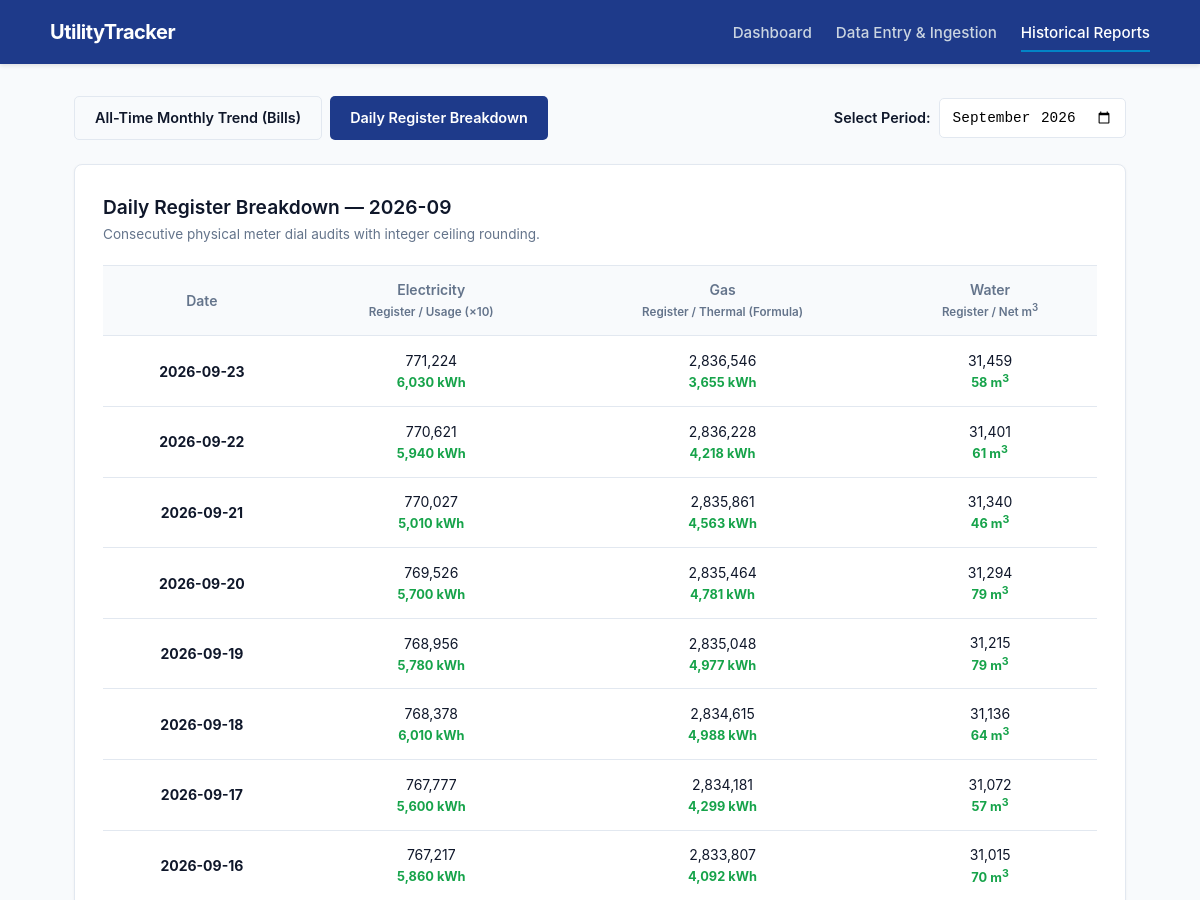
Before: /reports/?view=daily&month=2026-09 (upper part) with the older database file.
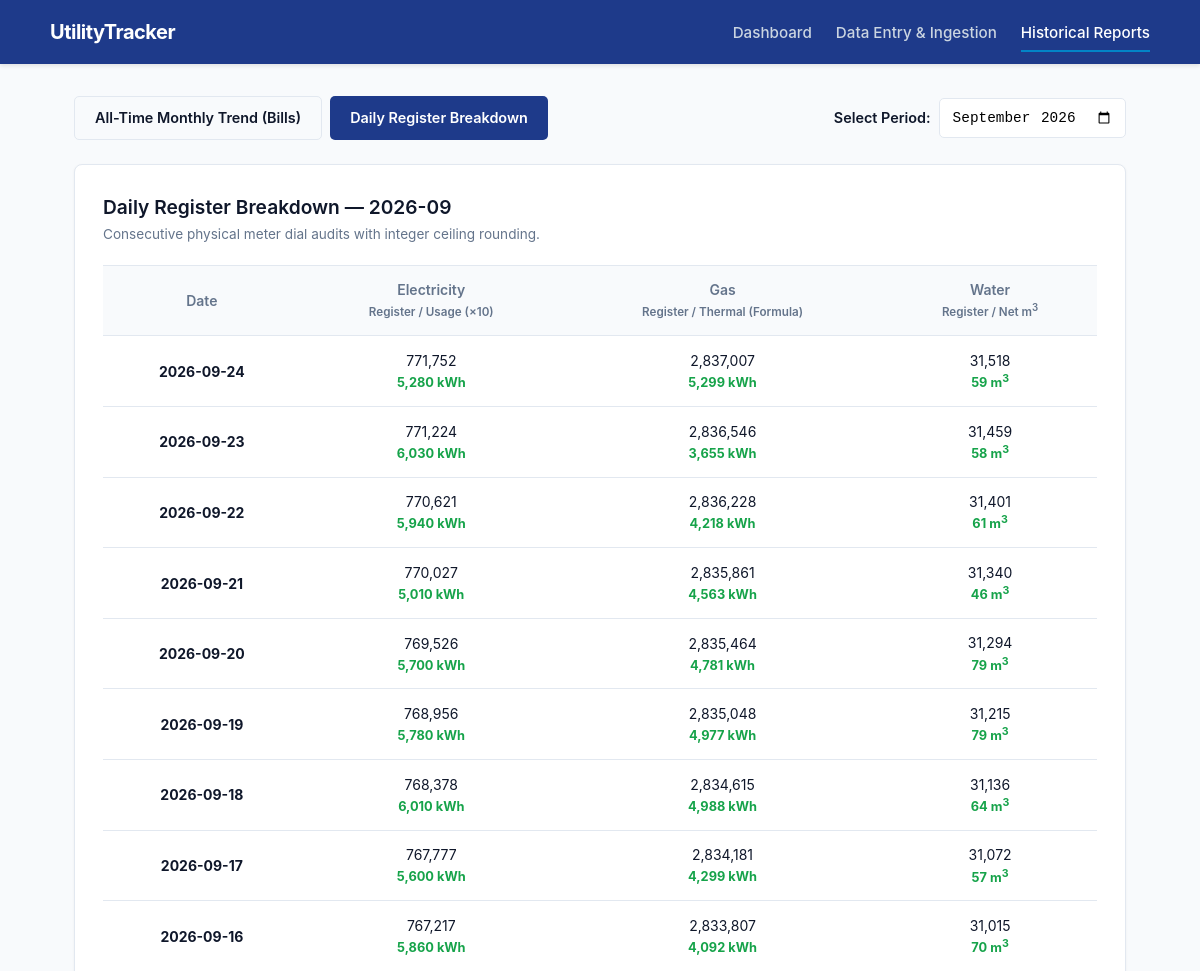
After: the same page with the newer database file.
### utility_app/models.py (models this page shows, shortened)
class UtilityEntry(db.Model):
    id = db.Column(db.Integer, primary_key=True)
    date = db.Column(db.String(50), nullable=False)   # Format: "YYYY-MM-DD"
    electricity = db.Column(db.Float, nullable=False) # Raw cumulative register
    gas = db.Column(db.Float, nullable=False)         # Raw cumulative m³
    water = db.Column(db.Float, nullable=False)       # Raw cumulative m³

### utility_app/blueprints/reports/routes.py (the view)
@reports_bp.route('/')
def index():
    view_type = request.args.get('view', 'monthly')  # 'monthly' or 'daily'
    selected_month = request.args.get('month', '')
    selected_year = request.args.get('year', '')
    daily_records = []
    has_daily_data = False
    if selected_month:
        daily_count = UtilityEntry.query.filter(UtilityEntry.date.startswith(selected_month)).count()
        has_daily_data = daily_count > 0
        if has_daily_data:
            daily_records = get_month_records_with_baseline(selected_month)
            daily_records.reverse()
        else:
            view_type = 'monthly'
    query = MonthlyUtilityBill.query.order_by(MonthlyUtilityBill.month.desc())
    if selected_year:
        query = query.filter(MonthlyUtilityBill.month.startswith(selected_year))
    monthly_bills = query.all()
    available_years = sorted(list(set(b.month[:4] for b in MonthlyUtilityBill.query.all())), reverse=True)
    return render_template(
        'reports/index.html',
        view_type=view_type,
        selected_month=selected_month,
        selected_year=selected_year,
        has_daily_data=has_daily_data,
        daily_entries=daily_records,
        monthly_bills=monthly_bills,
        available_years=available_years
    )

### utility_app/services/calculations.py (called while the page is built)
def get_month_records_with_baseline(selected_month):
    month_entries = UtilityEntry.query.filter(
        UtilityEntry.date.startswith(selected_month)
    ).order_by(UtilityEntry.date.asc()).all()
    if not month_entries:
        return []
    first_date_of_month = month_entries[0].date
    baseline_entry = UtilityEntry.query.filter(
        UtilityEntry.date < first_date_of_month
    ).order_by(UtilityEntry.date.desc()).first()
    combined_query = [baseline_entry] + month_entries if baseline_entry else month_entries
    computed = calculate_deltas(combined_query)
    if baseline_entry:
        return computed[1:]
    return computed

### utility_app/templates/reports/index.html (shortened to what this page needs)
{% extends "base.html" %}
{% block content %}
<div style="display: flex; justify-content: space-between; align-items: center; margin-bottom: 1.5rem; flex-wrap: wrap; gap: 1rem;">
    <div style="display: flex; gap: 0.5rem;">
        <a href="{{ url_for('reports.index', view='monthly', year=selected_year) }}"
           class="btn {% if view_type == 'monthly' %}btn-primary{% else %}btn-outline{% endif %}">
           All-Time Monthly Trend (Bills)
        </a>
        <a href="{{ url_for('reports.index', view='daily', month=selected_month) }}"
           class="btn {% if view_type == 'daily' %}btn-primary{% else %}btn-outline{% endif %}">
           Daily Register Breakdown
        </a>
    </div>
    {% if view_type == 'monthly' %}
    <form method="GET" action="{{ url_for('reports.index') }}" style="display: flex; align-items: center; gap: 0.5rem;">
        <input type="hidden" name="view" value="monthly">
        <label for="year-select" style="margin: 0; font-size: 0.9rem;">Filter Year:</label>
        <select id="year-select" name="year" onchange="this.form.submit()" style="padding: 0.5rem; border: 1px solid var(--border); border-radius: 4px;">
            <option value="">All Historical Years (2005 - 2026)</option>
            {% for yr in available_years %}
                <option value="{{ yr }}" {% if selected_year == yr %}selected{% endif %}>{{ yr }}</option>
            {% endfor %}
        </select>
        {% if selected_year %}
            <a href="{{ url_for('reports.index', view='monthly') }}" class="btn btn-outline" style="padding: 0.4rem 0.8rem; font-size: 0.8rem;">Clear</a>
        {% endif %}
    </form>
    {% else %}
    <form method="GET" action="{{ url_for('reports.index') }}" style="display: flex; align-items: center; gap: 0.5rem;">
        <label for="month-filter" style="margin: 0; font-size: 0.9rem;">Select Period:</label>
        <input type="month" id="month-filter" name="month" value="{{ selected_month }}" onchange="this.form.submit()">
    </form>
    {% endif %}
</div>
{% if view_type == 'monthly' %}
<div class="card">
    <div class="card-header">
        <div class="card-title">Historical Billed Utility Consumption {% if selected_year %}({{ selected_year }}){% endif %}</div>
        <div class="card-subtitle">Aggregated billed statement data. Daily sub-metering is disabled for these macro periods.</div>
    </div>
    <table>
        <thead>
            <tr>
                <th>Billing Cycle</th>
                <th>Electricity Total</th>
                <th>Thermal Gas Total</th>
                <th>Water Volume Total</th>
            </tr>
        </thead>
        <tbody>
            {% for b in monthly_bills %}
            <tr>
                <td>
                    <strong>{{ b.month }}</strong>
                    <br><small style="color: var(--text-muted);">{{ b.start_date }} &rarr; {{ b.end_date }}</small>
                </td>
                <td>
                    <span style="font-weight: 700; font-size: 1rem;">{{ "{:,d}".format(b.electricity_kwh) }}</span>
                    <span style="font-size: 0.8rem; color: var(--text-muted);">kWh</span>
                </td>
                <td>
                    <span style="font-weight: 700; font-size: 1rem;">{{ "{:,d}".format(b.gas_kwh) }}</span>
                    <span style="font-size: 0.8rem; color: var(--text-muted);">kWh</span>
                </td>
                <td>
                    <span style="font-weight: 700; font-size: 1rem;">{{ "{:,d}".format(b.water_m3) }}</span>
                    <span style="font-size: 0.8rem; color: var(--text-muted);">m<sup>3</sup></span>
                </td>
            </tr>
            {% else %}
            <tr>
                <td colspan="4" class="empty-state">No utility billing statements recorded for this selection.</td>
            </tr>
            {% endfor %}
        </tbody>
    </table>
</div>
{% else %}
<div class="card">
    <div class="card-header">
        <div class="card-title">Daily Register Breakdown {% if selected_month %}— {{ selected_month }}{% endif %}</div>
        <div class="card-subtitle">Consecutive physical meter dial audits with integer ceiling rounding.</div>
    </div>
    <table>
        <thead>
            <tr>
                <th>Date</th>
                <th>Electricity <br><small>Register / Usage (×10)</small></th>
                <th>Gas <br><small>Register / Thermal (Formula)</small></th>
                <th>Water <br><small>Register / Net m<sup>3</sup></small></th>
            </tr>
        </thead>
        <tbody>
            {% for entry in daily_entries %}
            <tr>
                <td><strong>{{ entry.date }}</strong></td>
                <td>
                    {{ "{:,d}".format(entry.electricity) }}
                    <br>
                    {% if entry.diff_elec is not none %}
                        <span class="text-usage">{{ "{:,d}".format(entry.diff_elec) }} kWh</span>
                    {% else %}
                        <span class="text-baseline">(Baseline Register)</span>
                    {% endif %}
                </td>
                <td>
                    {{ "{:,d}".format(entry.gas) }}
                    <br>
                    {% if entry.diff_gas is not none %}
                        <span class="text-usage">{{ "{:,d}".format(entry.diff_gas) }} kWh</span>
                    {% else %}
                        <span class="text-baseline">(Baseline Register)</span>
                    {% endif %}
                </td>
                <td>
                    {{ "{:,d}".format(entry.water) }}
                    <br>
                    {% if entry.diff_water is not none %}
                        <span class="text-usage">{{ "{:,d}".format(entry.diff_water) }} m<sup>3</sup></span>
                    {% else %}
                        <span class="text-baseline">(Baseline Register)</span>
                    {% endif %}
                </td>
            </tr>
            {% endfor %}
        </tbody>
    </table>
</div>
{% endif %}
{% endblock %}

### utility_app/templates/base.html (shortened to what this page needs)
<!DOCTYPE html>
<html lang="en">
<head>
</head>
<body>
    <header>
        <div class="nav-container">
            <a href="{{ url_for('dashboard.index') }}" class="nav-brand">UtilityTracker</a>
            <ul class="nav-links">
                <li><a href="{{ url_for('dashboard.index') }}" class="{% if request.blueprint == 'dashboard' %}active{% endif %}">Dashboard</a></li>
                <li><a href="{{ url_for('entry.index') }}" class="{% if request.blueprint == 'entry' %}active{% endif %}">Data Entry & Ingestion</a></li>
                <li><a href="{{ url_for('reports.index') }}" class="{% if request.blueprint == 'reports' %}active{% endif %}">Historical Reports</a></li>
            </ul>
        </div>
    </header>
    <main>
        {% block content %}{% endblock %}
    </main>
</body>
</html>

### utility_app/templates/base.html (style rules this page uses)
:root { --primary: #1e3a8a; --primary-hover: #172554; --accent: #0284c7; --bg: #f8fafc; --card-bg: #ffffff; --text-main: #0f172a; --text-muted: #64748b; --border: #e2e8f0; --success: #16a34a; --danger: #dc2626; --info: #0284c7; }
* { box-sizing: border-box; margin: 0; padding: 0; }
body { font-family: -apple-system, BlinkMacSystemFont, "Segoe UI", Roboto, Helvetica, Arial, sans-serif; background-color: var(--bg); color: var(--text-main); line-height: 1.5; }
header { background-color: var(--primary); color: white; padding: 0 2rem; box-shadow: 0 2px 4px rgba(0,0,0,0.1); }
.nav-container { max-width: 1100px; margin: auto; display: flex; justify-content: space-between; align-items: center; height: 64px; }
.nav-brand { font-size: 1.25rem; font-weight: 700; letter-spacing: -0.5px; color: white; text-decoration: none; }
.nav-links { display: flex; gap: 1.5rem; list-style: none; }
.nav-links a { color: #cbd5e1; text-decoration: none; font-weight: 500; font-size: 0.95rem; transition: color 0.2s; padding: 0.5rem 0; }
.nav-links a:hover, .nav-links a.active { color: #ffffff; border-bottom: 2px solid var(--accent); }
main { max-width: 1100px; margin: 2rem auto; padding: 0 1.5rem; }
.card { background: var(--card-bg); border: 1px solid var(--border); border-radius: 8px; padding: 1.75rem; box-shadow: 0 1px 3px rgba(0,0,0,0.05); margin-bottom: 1.5rem; }
.card-header { margin-bottom: 1.25rem; }
.card-title { font-size: 1.2rem; font-weight: 600; color: var(--text-main); }
.card-subtitle { font-size: 0.85rem; color: var(--text-muted); margin-top: 2px; }
label { font-size: 0.85rem; font-weight: 600; color: var(--text-main); margin-bottom: 0.35rem; }
input[type="text"], input[type="number"], input[type="date"], input[type="month"], input[type="file"] { padding: 0.6rem 0.75rem; border: 1px solid var(--border); border-radius: 5px; font-size: 0.9rem; outline: none; transition: border-color 0.2s; }
.btn { display: inline-flex; justify-content: center; align-items: center; padding: 0.65rem 1.25rem; border-radius: 5px; font-size: 0.9rem; font-weight: 600; cursor: pointer; border: none; text-decoration: none; transition: background-color 0.2s; }
.btn-primary { background-color: var(--primary); color: white; }
.btn-outline { background-color: transparent; border: 1px solid var(--border); color: var(--text-main); }
table { width: 100%; border-collapse: collapse; margin-top: 1rem; }
th, td { padding: 0.85rem 1rem; text-align: center; border-bottom: 1px solid var(--border); font-size: 0.875rem; }
th { background-color: #f8fafc; font-weight: 600; color: var(--text-muted); border-top: 1px solid var(--border); }
.text-usage { color: var(--success); font-weight: 700; font-size: 0.8rem; }

Changed rows visible on the page:
added UtilityEntry: date "2026-09-24", electricity "771,752", diff_elec "5,280", gas "2,837,007", diff_gas "5,299", water "31,518", diff_water "59"
